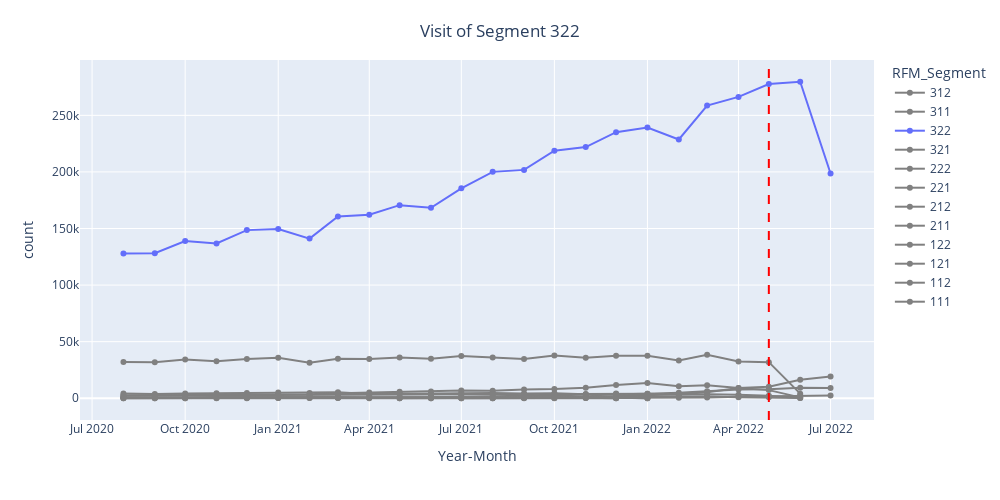

Write notebook code for a chart like this one.
### Code cell
# 최근 2년 간(2020-06 ~ 2022-07) 방문 수
# 2022월 6월, 7월에 session 수(방문 수) 감소 - 6월에는 -7.9%, 7월에는 -27.1%
fig = px.line(num_session_id_rfm, x='month', y='session_id', markers=True,
              width = 1000, height = 500, color='RFM_Segment', color_discrete_sequence=['gray'])
fig.update_xaxes(title='month')
fig.update_yaxes(title='count')
title = {'text':'Visit of Segment 322', 'y':0.95,
        'x':0.5,'xanchor':'center', 'yanchor':'top'}
fig.update_layout(title=title)

# 수직선을 그릴 위치
vertical_line_position = '2022-05'

# 수직선 추가
fig.add_shape(type='line',
              x0=vertical_line_position, y0=0, x1=vertical_line_position, y1=1,
              line=dict(color='red', dash='dash'),
              xref='x', yref='paper')

# X축 레이블 설정
fig.update_layout(
    xaxis=dict(
        title="Year-Month"
    ),
    legend=dict(
    traceorder="reversed"
    )
)

# 색 강조하기
fig.update_traces(
    selector=dict(name=num_session_id_rfm['RFM_Segment'].iloc[-1]),
    line=dict(color='#636EFA', width=2)
)

fig.show()

### Figure 1 — Plotly figure (JSON) as saved in the notebook; plotly's stock layout.template omitted (floating-point values rounded to 4 significant figures)
{"data": [{"hovertemplate": "RFM_Segment=111<br>month=%{x}<br>session_id=%{y}<extra></extra>", "legendgroup": "111", "line": {"color": "gray", "dash": "solid"}, "marker": {"symbol": "circle"}, "mode": "markers+lines", "name": "111", "orientation": "v", "showlegend": true, "type": "scatter", "x": ["2020-08", "2020-09", "2020-10", "2020-11", "2020-12", "2021-01", "2021-02", "2021-03", "2021-04", "2021-05", "2021-06", "2021-07", "2021-08", "2021-09", "2021-10", "2021-11", "2021-12", "2022-01"], "xaxis": "x", "y": [4293, 3661, 4187, 4431, 4604, 5073, 4704, 5394, 3863, 4116, 4026, 4681, 4565, 4266, 4507, 3473, 367, 1], "yaxis": "y"}, {"hovertemplate": "RFM_Segment=112<br>month=%{x}<br>session_id=%{y}<extra></extra>", "legendgroup": "112", "line": {"color": "gray", "dash": "solid"}, "marker": {"symbol": "circle"}, "mode": "markers+lines", "name": "112", "orientation": "v", "showlegend": true, "type": "scatter", "x": ["2020-08", "2020-09", "2020-10", "2020-11", "2020-12", "2021-01", "2021-02", "2021-03", "2021-04", "2021-05", "2021-06", "2021-07", "2021-08", "2021-09", "2021-10", "2021-11", "2021-12"], "xaxis": "x", "y": [624, 645, 630, 672, 751, 741, 633, 698, 526, 479, 557, 748, 507, 533, 506, 370, 17], "yaxis": "y"}, {"hovertemplate": "RFM_Segment=121<br>month=%{x}<br>session_id=%{y}<extra></extra>", "legendgroup": "121", "line": {"color": "gray", "dash": "solid"}, "marker": {"symbol": "circle"}, "mode": "markers+lines", "name": "121", "orientation": "v", "showlegend": true, "type": "scatter", "x": ["2020-08", "2020-09", "2020-10", "2020-11", "2020-12", "2021-01", "2021-02", "2021-03", "2021-04", "2021-05", "2021-06", "2021-07", "2021-08", "2021-09", "2021-10", "2021-11", "2021-12"], "xaxis": "x", "y": [72, 50, 41, 87, 72, 118, 151, 185, 89, 18, 25, 46, 77, 113, 142, 236, 35], "yaxis": "y"}, {"hovertemplate": "RFM_Segment=122<br>month=%{x}<br>session_id=%{y}<extra></extra>", "legendgroup": "122", "line": {"color": "gray", "dash": "solid"}, "marker": {"symbol": "circle"}, "mode": "markers+lines", "name": "122", "orientation": "v", "showlegend": true, "type": "scatter", "x": ["2020-08", "2020-09", "2020-10", "2020-11", "2020-12", "2021-01", "2021-02", "2021-03", "2021-04", "2021-05", "2021-06", "2021-07", "2021-08", "2021-09", "2021-10", "2021-11", "2021-12", "2022-01"], "xaxis": "x", "y": [993, 725, 867, 1032, 1150, 1398, 1444, 1205, 678, 508, 650, 937, 1147, 1306, 1533, 1003, 187, 5], "yaxis": "y"}, {"hovertemplate": "RFM_Segment=211<br>month=%{x}<br>session_id=%{y}<extra></extra>", "legendgroup": "211", "line": {"color": "gray", "dash": "solid"}, "marker": {"symbol": "circle"}, "mode": "markers+lines", "name": "211", "orientation": "v", "showlegend": true, "type": "scatter", "x": ["2020-08", "2020-09", "2020-10", "2020-11", "2020-12", "2021-01", "2021-02", "2021-03", "2021-04", "2021-05", "2021-06", "2021-07", "2021-08", "2021-09", "2021-10", "2021-11", "2021-12", "2022-01", "2022-02", "2022-03", "2022-04", "2022-05", "2022-06"], "xaxis": "x", "y": [2386, 2601, 2965, 3305, 3169, 3568, 3432, 4471, 5176, 5779, 6042, 6928, 6658, 7841, 8148, 9298, 11685, 13379, 10544, 11433, 8979, 7188, 761], "yaxis": "y"}, {"hovertemplate": "RFM_Segment=212<br>month=%{x}<br>session_id=%{y}<extra></extra>", "legendgroup": "212", "line": {"color": "gray", "dash": "solid"}, "marker": {"symbol": "circle"}, "mode": "markers+lines", "name": "212", "orientation": "v", "showlegend": true, "type": "scatter", "x": ["2020-08", "2020-09", "2020-10", "2020-11", "2020-12", "2021-01", "2021-02", "2021-03", "2021-04", "2021-05", "2021-06", "2021-07", "2021-08", "2021-09", "2021-10", "2021-11", "2021-12", "2022-01", "2022-02", "2022-03", "2022-04", "2022-05", "2022-06"], "xaxis": "x", "y": [287, 456, 505, 610, 477, 593, 548, 467, 628, 797, 831, 1031, 790, 860, 939, 1329, 1710, 1825, 1360, 1631, 995, 808, 133], "yaxis": "y"}, {"hovertemplate": "RFM_Segment=221<br>month=%{x}<br>session_id=%{y}<extra></extra>", "legendgroup": "221", "line": {"color": "gray", "dash": "solid"}, "marker": {"symbol": "circle"}, "mode": "markers+lines", "name": "221", "orientation": "v", "showlegend": true, "type": "scatter", "x": ["2020-08", "2020-09", "2020-10", "2020-11", "2020-12", "2021-01", "2021-02", "2021-03", "2021-04", "2021-05", "2021-06", "2021-07", "2021-08", "2021-09", "2021-10", "2021-11", "2021-12", "2022-01", "2022-02", "2022-03", "2022-04", "2022-05", "2022-06"], "xaxis": "x", "y": [2453, 2532, 2825, 2941, 2901, 3277, 2870, 3482, 3158, 3544, 3333, 3426, 3547, 3457, 3723, 3498, 4167, 4044, 3167, 3570, 3028, 2276, 190], "yaxis": "y"}, {"hovertemplate": "RFM_Segment=222<br>month=%{x}<br>session_id=%{y}<extra></extra>", "legendgroup": "222", "line": {"color": "gray", "dash": "solid"}, "marker": {"symbol": "circle"}, "mode": "markers+lines", "name": "222", "orientation": "v", "showlegend": true, "type": "scatter", "x": ["2020-08", "2020-09", "2020-10", "2020-11", "2020-12", "2021-01", "2021-02", "2021-03", "2021-04", "2021-05", "2021-06", "2021-07", "2021-08", "2021-09", "2021-10", "2021-11", "2021-12", "2022-01", "2022-02", "2022-03", "2022-04", "2022-05", "2022-06"], "xaxis": "x", "y": [32100, 31769, 34160, 32799, 34739, 35681, 31471, 34991, 34626, 35998, 34946, 37401, 35945, 34690, 37690, 35873, 37464, 37583, 33280, 38399, 32475, 31903, 4085], "yaxis": "y"}, {"hovertemplate": "RFM_Segment=321<br>month=%{x}<br>session_id=%{y}<extra></extra>", "legendgroup": "321", "line": {"color": "gray", "dash": "solid"}, "marker": {"symbol": "circle"}, "mode": "markers+lines", "name": "321", "orientation": "v", "showlegend": true, "type": "scatter", "x": ["2020-08", "2020-09", "2020-10", "2020-11", "2020-12", "2021-01", "2021-02", "2021-03", "2021-04", "2021-05", "2021-06", "2021-07", "2021-08", "2021-09", "2021-10", "2021-11", "2021-12", "2022-01", "2022-02", "2022-03", "2022-04", "2022-05", "2022-06", "2022-07"], "xaxis": "x", "y": [32, 66, 45, 119, 116, 179, 342, 466, 496, 558, 892, 1220, 1646, 2195, 2851, 3468, 3798, 3926, 4905, 6267, 7673, 7854, 9372, 8949], "yaxis": "y"}, {"hovertemplate": "RFM_Segment=322<br>month=%{x}<br>session_id=%{y}<extra></extra>", "legendgroup": "322", "line": {"color": "#636EFA", "dash": "solid", "width": 2}, "marker": {"symbol": "circle"}, "mode": "markers+lines", "name": "322", "orientation": "v", "showlegend": true, "type": "scatter", "x": ["2020-08", "2020-09", "2020-10", "2020-11", "2020-12", "2021-01", "2021-02", "2021-03", "2021-04", "2021-05", "2021-06", "2021-07", "2021-08", "2021-09", "2021-10", "2021-11", "2021-12", "2022-01", "2022-02", "2022-03", "2022-04", "2022-05", "2022-06", "2022-07"], "xaxis": "x", "y": [127828, 128131, 138956, 136822, 148574, 149476, 141081, 160646, 162233, 170632, 168346, 185524, 200056, 201803, 218750, 221928, 235121, 239258, 228692, 258655, 266281, 277638, 279688, 198620], "yaxis": "y"}, {"hovertemplate": "RFM_Segment=311<br>month=%{x}<br>session_id=%{y}<extra></extra>", "legendgroup": "311", "line": {"color": "gray", "dash": "solid"}, "marker": {"symbol": "circle"}, "mode": "markers+lines", "name": "311", "orientation": "v", "showlegend": true, "type": "scatter", "x": ["2021-05", "2021-06", "2021-07", "2021-08", "2021-09", "2021-10", "2021-11", "2021-12", "2022-01", "2022-02", "2022-03", "2022-04", "2022-05", "2022-06", "2022-07"], "xaxis": "x", "y": [2, 6, 182, 134, 486, 644, 1162, 1801, 2379, 3559, 5259, 9046, 10244, 16377, 19156], "yaxis": "y"}, {"hovertemplate": "RFM_Segment=312<br>month=%{x}<br>session_id=%{y}<extra></extra>", "legendgroup": "312", "line": {"color": "gray", "dash": "solid"}, "marker": {"symbol": "circle"}, "mode": "markers+lines", "name": "312", "orientation": "v", "showlegend": true, "type": "scatter", "x": ["2021-07", "2021-08", "2021-09", "2021-10", "2021-11", "2021-12", "2022-01", "2022-02", "2022-03", "2022-04", "2022-05", "2022-06", "2022-07"], "xaxis": "x", "y": [2, 10, 73, 46, 176, 220, 268, 496, 592, 1295, 1646, 2361, 2335], "yaxis": "y"}], "layout": {"height": 500, "legend": {"title": {"text": "RFM_Segment"}, "tracegroupgap": 0, "traceorder": "reversed"}, "margin": {"t": 60}, "shapes": [{"line": {"color": "red", "dash": "dash"}, "type": "line", "x0": "2022-05", "x1": "2022-05", "xref": "x", "y0": 0, "y1": 1, "yref": "paper"}], "title": {"text": "Visit of Segment 322", "x": 0.5, "xanchor": "center", "y": 0.95, "yanchor": "top"}, "width": 1000, "xaxis": {"anchor": "y", "domain": [0, 1], "title": {"text": "Year-Month"}}, "yaxis": {"anchor": "x", "domain": [0, 1], "title": {"text": "count"}}}}
